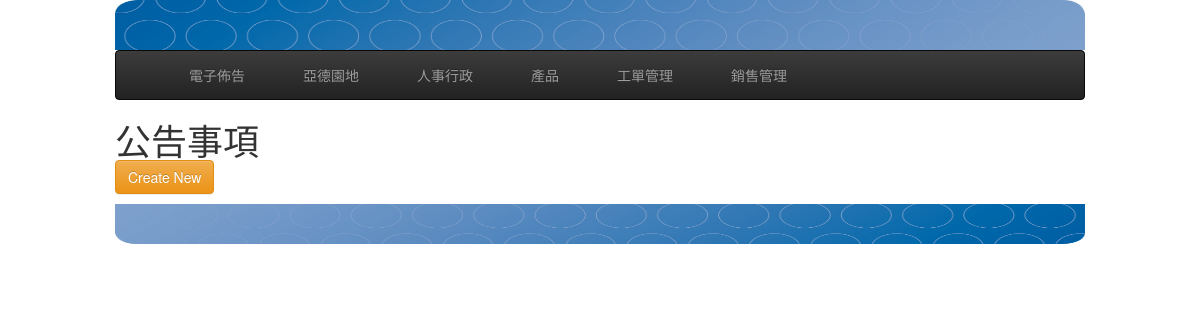
The page /posts/ on the database as committed earlier.
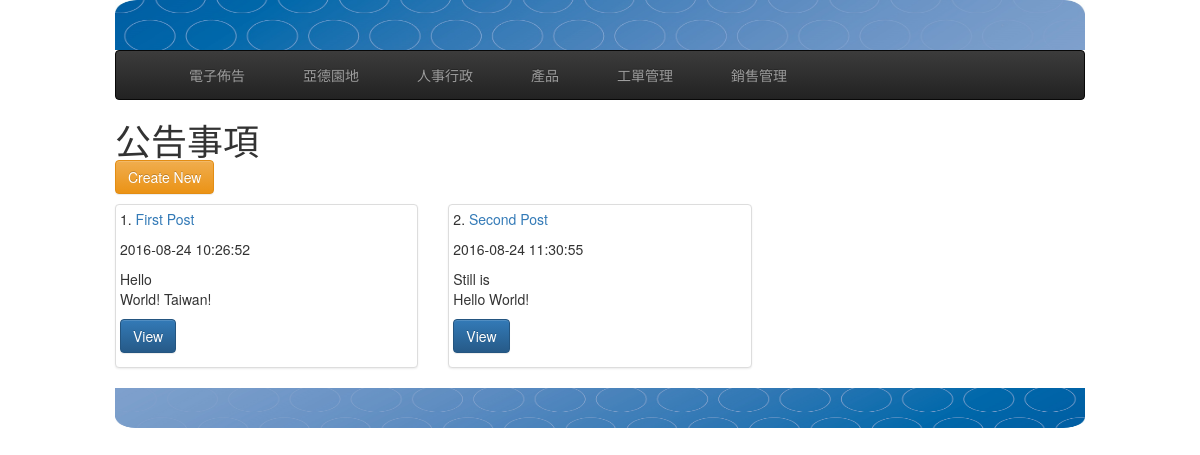
The same page on the database as committed later.
### posts/models.py (models this page shows, shortened)
class Post(models.Model):
    subject = models.CharField(max_length=60)
    content = models.TextField()
    image = models.FileField(null=True, blank=True)
    timestemp = models.DateTimeField(auto_now_add=True, auto_now=False)
    modify = models.DateTimeField(auto_now_add=True, auto_now=False)
    def get_absolute_url(self):
        return reverse( "posts:detail", kwargs={"id": self.id} )

### posts/views.py (the view)
def post_list(request):
    title="公告事項"
    object_list = models.Post.objects.all()
    return render(request, "post_list.html", locals())

### templates/post_list.html
{% extends "base.html" %}
{% block content%}
  <h1>{{ title }}<P><a href="/posts/create" class="btn btn-warning" role="button" >Create New</a></p></h1>
<div class="row">
  {% for item in object_list %}
  <div class="col-sm-6 col-md-4">
      <div class="thumbnail">
        <p>{{ forloop.counter }}. <a href="{{ item.get_absolute_url }}">{{ item.subject }}</a></p>
        <p>{{ item.timestemp | date:"Y-m-d H:i:s"  }}</p>
        <p>{{ item.content | linebreaks | truncatechars:120 }}
          <a href='{{ item.get_absolute_url }}' class="btn btn-primary" role="button">View</a>
        </p>
      </div>
    </div>
  {% endfor %}
</div>
{% endblock content %}

Rows that differ between the two databases and show on the page:
added Post: subject "First Post", timestemp "2016-08-24 10:26:52", content "Hello World! Taiwan!"
added Post: subject "Second Post", timestemp "2016-08-24 11:30:55", content "Still is Hello World!"
